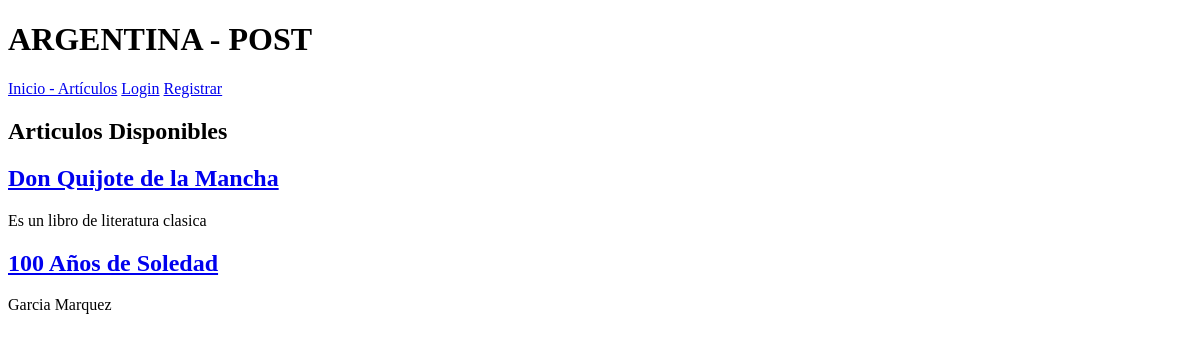
Before: / with the older database file.
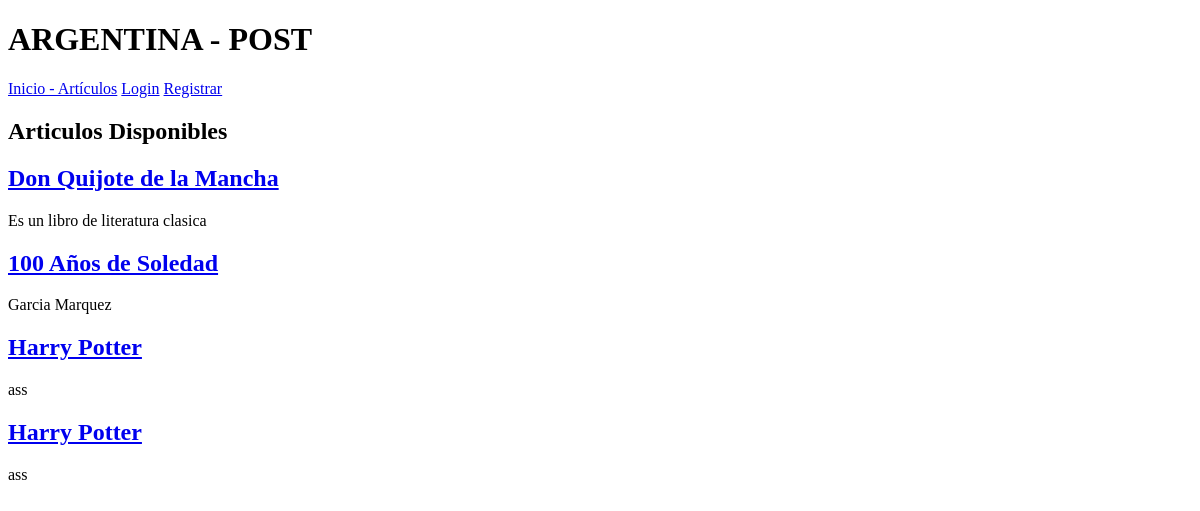
After: the same page with the newer database file.
### articles/models.py (models this page shows, shortened)
class Articulos(models.Model):
    title = models.CharField(max_length=200)
    subtitle = models.CharField(max_length = 200, blank=True)
    content = models.TextField()
    opcional_content = models.TextField(blank=True,null=True)
    author = models.ForeignKey(User,on_delete=models.CASCADE)
    category = models.ForeignKey(Categoria,on_delete = models.CASCADE)
    crated_at =models.DateTimeField(auto_now_add=True)
    class Meta:
        verbose_name = "Articulo"
        verbose_name_plural = "Articulos"

### core/views.py (the view)
# urls.py: path('',Inicio,name="home"),
def Inicio(request:HttpRequest) ->HttpResponse:
    articulos = Articulos.objects.all()
    return render(request,'core/index.html', {"articulos":articulos})

### core/templates/core/index.html
{% extends 'base.html' %}
{% block content %}
  <h2>Articulos Disponibles</h2>
    {% for articulo in articulos  %}
        <h2>
             <a href="{% url 'articles:detalle' articulo.id %}">
                {{ articulo.title }}
            </a>
        </h2>
            <p>{{ articulo.subtitle }}</p>
    {% endfor %}
{% endblock content%}

### core/templates/base.html (shortened to what this page needs)
<!DOCTYPE html>
<html lang="es">
<head>
</head>
<body>
    <header>
        <h1>ARGENTINA - POST</h1>
        <nav>
            <a href="{% url 'core:home' %}">Inicio - Artículos</a>
            {% if user.is_authenticated %}
            <a href="{% url 'articles:crear' %}">Crear Artículo</a>
            <span>Hola, {{ user.first_name }}</span>
            <form action="{% url 'accounts:logout' %}" method="post" style="display:inline;">
                {% csrf_token %}
                <button type="submit">Logout</button>
            </form>
            {% else %}
            <a href="{% url 'accounts:login' %}">Login</a>
            <a href="{% url 'accounts:registro' %}">Registrar</a>
            {% endif %}
        </nav>
    </header>
    <main>
        {% block content %}
        {% endblock content %}
    </main>
</body>
</html>

Changed rows visible on the page:
added Articulos: title "Harry Potter", subtitle "ass"
added Articulos: title "Harry Potter", subtitle "ass"
